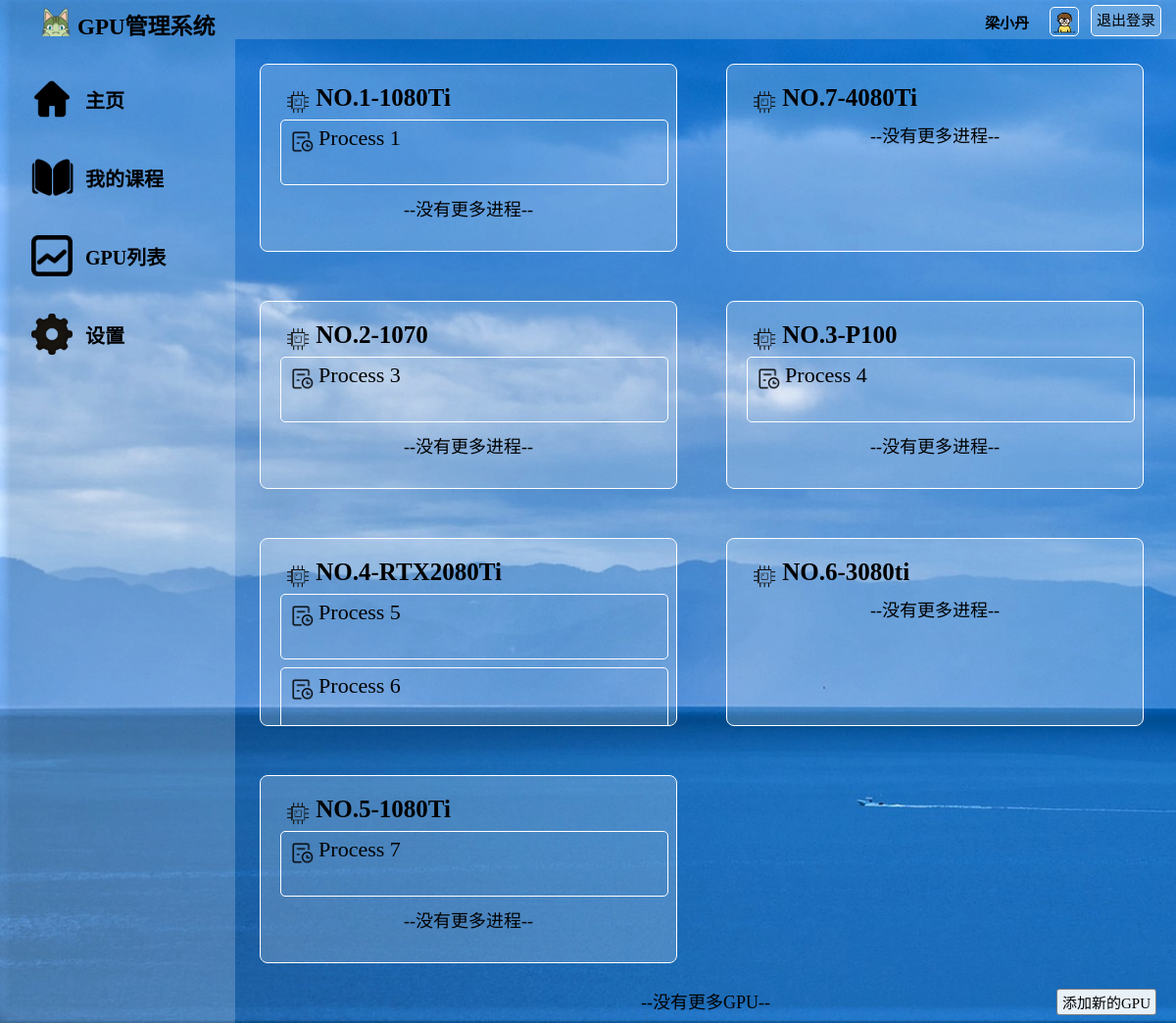
The app's page /process_teacher/ (signed in) with its own data.
### watchlist/models.py (models this page shows, shortened)
class User(db.Model, UserMixin):
    __tablename__ = 'User'
    id = db.Column(db.Integer, primary_key=True)                        # id（主键）
    username = db.Column(db.String(20))                                 # 用户名
    password_hash = db.Column(db.String(128))                           # 用户密码
    identity = db.Column(db.String(128))                                # 身份：学生or老师
    pic_path = db.Column(db.String(128), default="/static/pic/1.jpg")  # 用户头像地址
    stu_id = db.Column(db.String(20), default="未填写")                 # 学生学号
    ingrade = db.Column(db.String(20), default="未填写")                # 学生年级
    inclass = db.Column(db.String(20), default="未填写")                # 学生年班级

class GPU_course(db.Model):
    __tablename__ = 'GPU_course'
    id = db.Column(db.Integer, primary_key=True)  # id（主键）
    gpu_name = db.Column(db.String(50), db.ForeignKey('GPU.name'))  # 存储用户名（记得包括老师本人）
    course_name = db.Column(db.String(50), db.ForeignKey('Course.name'))  # 用户对应的课程

class Process(db.Model):
    __tablename__ = 'Process'
    id = db.Column(db.Integer, primary_key=True)                    # id（主键）
    name = db.Column(db.String(50))                                 # 程序的名称
    info = db.Column(db.String(300))                                # 程序的信息
    state = db.Column(db.String(50))                                # 是否运行完成
    result = db.Column(db.String(1000))                             # 程序的结果
    code = db.Column(db.String(10000))                              # 存储代码，方便以后编辑代码
    course_name = db.Column(db.String(50), db.ForeignKey('Course.name'))  # 程序所属的课程
    gpu_name = db.Column(db.String(50), db.ForeignKey('GPU.name'))  # 程序在哪个gpu上跑的

### watchlist/views.py (the view, shortened to what this page needs)
@app.route('/process_teacher/', methods=['GET', 'POST'])
def process_teacher():
    relations = Relation.query.filter_by(user_name=current_user.username).all()
    gpus = GPU_course.query.all()
    processes = Process.query.all()
    courses = Course.query.all()
    distinct_gpus=[]
    for r in relations:
        for c in courses:
            if c.name==r.course_name:
                for g in gpus:
                    if g.course_name==c.name:
                        distinct_gpus.append(g.gpu_name)
    distinct_gpus=list(set(distinct_gpus))
    return render_template('process_teacher.html',relations=relations,gpus=distinct_gpus,processes=processes,courses=courses)

### watchlist/__init__.py (called while the page is built)
@login_manager.user_loader
def load_user(user_id):
    from watchlist.models import User
    user = User.query.get(int(user_id))
    return user

@app.context_processor
def inject_user():
    from watchlist.models import User
    user = User.query.first()
    return dict(user=user)

### watchlist/templates/process_teacher.html (shortened to what this page needs)
<!DOCTYPE html>
<html lang="en">
<head>
	<link rel="stylesheet" href="/static/style.css" />
</head>
<body>
	<div id="container">
		<div id="header">
			<div id="logo">
				<img src="/static/pic/logo.png" alt="">
				<span>GPU管理系统</span>
			</div>
			<div id="other">
				<form form method="POST" action="/logout/">
					<a id="login_out" href="/logout/" class="button">退出登录</a>
					<div id="user_img">
						<img src="{{ current_user.pic_path }}" alt="image">
					</div>
					<div id="user_name">
						<span>{{ current_user.username }}</span>
					</div>
				</form>
			</div>
		</div>
		<div id="main">
			<div id="aside">
				<br>
				<div id="Home Page">
					<div class="asidepic">
						<img src="/static/pic/home.png" alt="">
					</div>
					<div class="asidechoices">
						<a href="/index_teacher/">主页</a>
					</div>
				</div>
				<div id="My courses">
					<div class="asidepic">
						<img src="/static/pic/courses.png" alt="">
					</div>
					<div class="asidechoices">
						<a href="/my_courses_teacher/">我的课程</a>
					</div>
				</div>
				<div id="Process">
					<div class="asidepic">
						<img src="/static/pic/process.png" alt="">
					</div>
					<div class="asidechoices">
						<a href="/process_teacher/">GPU列表</a>
					</div>
				</div>
				<div id="Settings">
					<div class="asidepic">
						<img src="/static/pic/settings.png" alt="">
					</div>
					<div class="asidechoices">
						<a href="/settings_teacher/">设置</a>
					</div>
				</div>
			</div>
			<div id="content">
				{% for g in gpus %}
				<div id="gpu_process" class="index_box">
					<a href="/GPUs/{{g[3:4]}}/">
						<div class="index_img">
							<img src="/static/pic/gpu.png" alt="">
						</div>
						{{g}}
					</a>
					{% for p in processes %}
					{% if p['gpu_name']==g %}
					<div class="index_coursebox">
						<a href="/process_teacher/{{p['id']}}/">
							<div class="index_img">
								<img src="/static/pic/process_.png" alt="">
							</div>
							{{p['name']}}
						</a>
					</div>
					{% endif %}
					{% endfor %}
					<p class="index_box_no">--没有更多进程--</p>
				</div>
				{% endfor %}
				<p class="index_box_no" style="clear:both;">--没有更多GPU--</p>
				<a id="new_notice_submit" href="/new_gpus/" class="button" style="margin-right:20px;margin-top:-35px;">
					添加新的GPU
				</a>
			</div>
		</div>
</body>
</html>

### watchlist/static/style.css (style rules this page uses)
* { margin: 0; padding: 0; font-family: "阿里巴巴普惠体", "微软雅黑"; color: black; }
html { height: 100%; background:url("pic/bg.gif") repeat-y; background-size: cover; }
#container { margin: 0; height: 100%; }
#header { height: 40px; width: 100%; position: fixed; z-index: 1000;left: 0; top: 0; }
#login_out { height: 30px; padding: 0 5px; margin:5px 15px 6px 2px; font-size:15px; line-height: 30px; float:right; background: rgba(255, 255, 255, 0.2); color:black; text-decoration: none; border:1px solid white; border-radius: 5px; }
#user_img { margin-top: 5px; margin-right: -40px padding-top: -50px; float: right; margin: 10px; height: 30px; width: 30px; }
#user_img img { margin-top:-15px; width: 95%; height:95%; border: 1px solid white; border-radius: 5px; }
#user_name { width: 80px; height: 88%; float: right; margin:1px -10px 1px 0; padding: 1px; color: black; text-align: right; }
#user_name span { font-size: 15px; font-weight: bold; }
#logo { height: 100%; width: 20%; float: left; background: rgba(255, 255, 255, 0.2); }
#logo img { float: left; margin-left: 40px; height: 85%; margin-top: 3px; }
#logo span { float: left; margin-left: 5px; margin-top: 8px; font-weight: bold; font-size: 23px; }
#other { height: 100%; width: 80%; float: left; background: rgba(255, 255, 255, 0.2); text-align: right; line-height: 40px; font-size: 20px; color: black; }
#other span { height: 80%; width: 20%; color: black; margin-right:20px; }
#main { height: auto; }
#aside { margin-top: 40px; float: left; width: 20%; height: 100%; background: rgba(255, 255, 255, 0.2); position: fixed; }
#aside div { height: 60px; margin: auto; text-align: left; margin-left: 5px; padding: 10px; }
#aside a { text-decoration: none; text-align: center; font-size: 20px; line-height: 50px; height: 60px; color: black; margin: 5px; padding: 2px; font-weight: bold; }
.asidepic { height: 80%; width: 25px; float: left; line-height: 100%; }
.asidepic img { height: 70%; margin: 2px; }
.asidechoices { height: 80%; float: left; margin:2px; padding: 2px; }
#content { float: right; width: 80%; height: 100%; overflow: auto; margin-top:40px; }
.index_box { height: 150px; width: 40%; float: left; margin: 25px; border: 1px solid white; background: rgba(255, 255, 255, 0.2); padding: 20px; font-size: 20px; border-radius: 8px; overflow: auto; }
.index_box a { font-size: 25px; text-decoration: none; color: black; font-weight: bold; }
.index_img { height: 1.5em; float: left; line-height: 100%; }
.index_img img { height: 70%; margin: 5px; }
.index_box_no { font-size: 18px; margin: 10px; text-align: center }
.index_coursebox { font-size: 22px; border: 1px solid white; height: 55px; width: 100%; border-radius: 5px; margin-top: 8px; padding: 5px; }
.index_coursebox a { font-size: 22px; color: black; font-weight: normal; }
#new_notice_submit { float: right; padding:2px 5px; margin:1px; font-size:15px; background: rgba(255, 255, 255,0.9); color:black; border-radius: 3px; text-decoration: none; border:1px solid grey; }

### records on screen
User: pic_path (picture), username "梁小丹"
GPU_course: gpu_name "NO.1-1080Ti"
Process: name "Process 1"
GPU_course: gpu_name "NO.7-4080Ti"
GPU_course: gpu_name "NO.2-1070"
Process: name "Process 3"
GPU_course: gpu_name "NO.3-P100"
Process: name "Process 4"
GPU_course: gpu_name "NO.4-RTX2080Ti"
Process: name "Process 5"
Process: name "Process 6"
GPU_course: gpu_name "NO.6-3080ti"
GPU_course: gpu_name "NO.5-1080Ti"
Process: name "Process 7"
